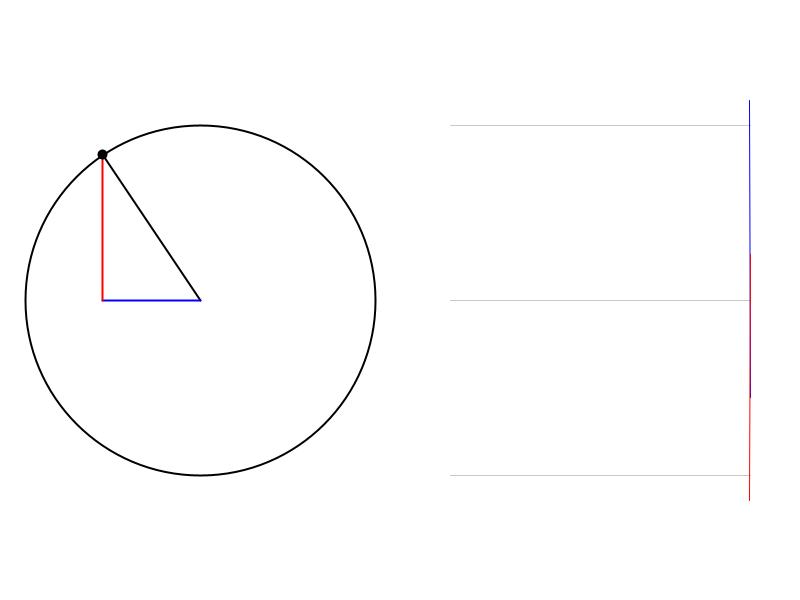
Frame 1 (no input)
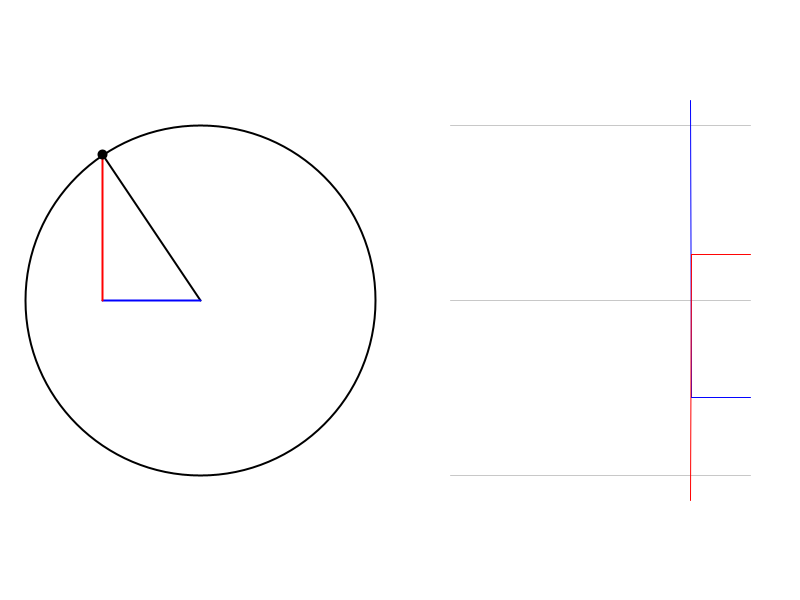
Frame 60 (the mouse pressed at the canvas centre just before this capture)
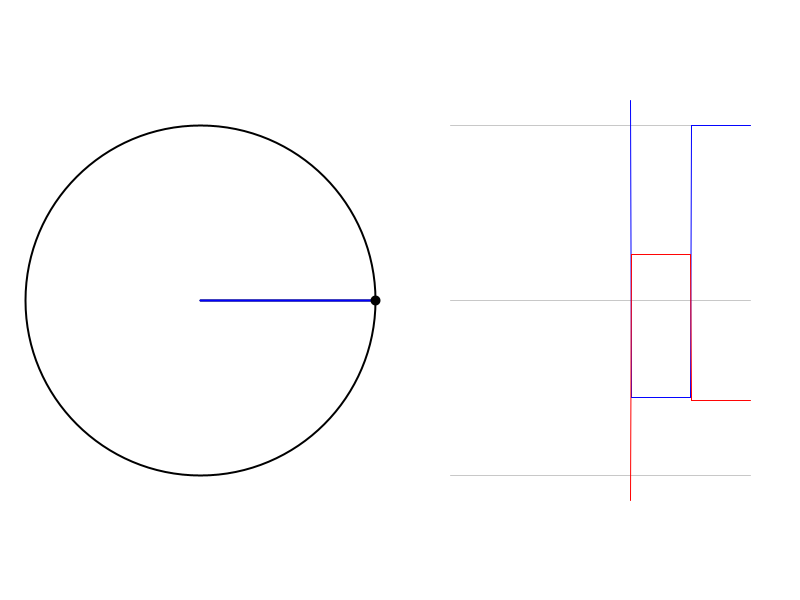
Frame 120 (the mouse held since frame 60 and released just before this capture)

The Processing sketch that drew these frames (run headless with seeded random() and noise(); from frame 60 on, the mouse is pressed at the canvas centre):

// Processing sketch: processing_76042
// ── processing_76042.pde

final int SCREEN_WIDTH = 800;
final int SCREEN_HEIGHT = 600;
final int CIRCLE_X = SCREEN_WIDTH / 4;
final int CIRCLE_Y = SCREEN_HEIGHT /2;
final int CIRCLE_DIAMETER = 350;
final int CIRCLE_THICKNESS = 2;
final int POINT_SIZE = 10;
final int GRAPH_X = 450;
final int GRAPH_WIDTH = 300;
final color COS_COLOUR = color(0, 0, 255);
final color SIN_COLOUR = color(255, 0, 0);
final int GRAPH_THICKNESS = 1;
final color GRAPH_COLOUR = color(200, 200, 200);
 
float[] sine = new float[GRAPH_WIDTH];
float[] cosine = new float[GRAPH_WIDTH];
float[] graphSin = new float[GRAPH_WIDTH];
float[] graphCos = new float[GRAPH_WIDTH];
int index = 0;
 
int FRAME_RATE = 60;
int speed = 15;
boolean cycled = false;
 
 
void setup() {
  size(800, 600);
  smooth();
  frameRate(FRAME_RATE);
   
  //intialize sin and cos arrays
  for(int i = 0; i < GRAPH_WIDTH; i++) {
    sine[i] = 400;
    cosine[i] = 400;
  }
}
 
void draw() {
  background(255);
  moveHypotenuse();
  drawUnitCircle();
  drawGraph();
  index++;
  if(index == GRAPH_WIDTH) {
    cycled = true;
    index = 0;
  }
}
 
void moveHypotenuse() {
  float distance = dist(mouseX, mouseY, CIRCLE_X, CIRCLE_Y);
  cosine[index] = (mouseX - CIRCLE_X) / distance * CIRCLE_DIAMETER/2 + CIRCLE_X;
  sine[index] = (mouseY - CIRCLE_Y) / distance * CIRCLE_DIAMETER/2 + CIRCLE_Y;
}
 
void drawUnitCircle() {
  //draw circle
  strokeWeight(CIRCLE_THICKNESS);
  stroke(0);
  ellipse(CIRCLE_X, CIRCLE_Y, CIRCLE_DIAMETER, CIRCLE_DIAMETER);
  //draw hypotenuse
  line(CIRCLE_X, CIRCLE_Y, cosine[index], sine[index]);
  //draw cosine line
  stroke(COS_COLOUR);
  line(CIRCLE_X, CIRCLE_Y, cosine[index], CIRCLE_Y);
  //draw sine line
  stroke(SIN_COLOUR);
  line(cosine[index], CIRCLE_Y, cosine[index], sine[index]);
  //draw point
  strokeWeight(POINT_SIZE);
  stroke(0);
  point(cosine[index], sine[index]);
}
 
void drawGraph() {
  strokeWeight(GRAPH_THICKNESS);
  stroke(GRAPH_COLOUR);
  line(GRAPH_X, CIRCLE_Y-CIRCLE_DIAMETER/2, GRAPH_X+GRAPH_WIDTH, CIRCLE_Y-CIRCLE_DIAMETER/2);
  line(GRAPH_X, CIRCLE_Y, GRAPH_X+GRAPH_WIDTH, CIRCLE_Y);
  line(GRAPH_X, CIRCLE_Y+CIRCLE_DIAMETER/2, GRAPH_X+GRAPH_WIDTH, CIRCLE_Y+CIRCLE_DIAMETER/2);
   
  //set values for graph array
  for(int i = 0; i < GRAPH_WIDTH; i++) {
    graphCos[i] = cosine[(index + i + 1) % GRAPH_WIDTH];
    graphSin[i] = sine[(index + i + 1) % GRAPH_WIDTH];
  }
  //draw graph
  for(int i = 1; i < GRAPH_WIDTH; i++) {
    if(cycled) {
      stroke(COS_COLOUR);
      line(GRAPH_X+i+1, CIRCLE_Y-graphCos[i]+CIRCLE_X, GRAPH_X+i, CIRCLE_Y-graphCos[i-1]+CIRCLE_X);
      stroke(SIN_COLOUR);
      line(GRAPH_X+i+1, CIRCLE_Y+graphSin[i]-CIRCLE_X, GRAPH_X+i, CIRCLE_Y+graphSin[i-1]-CIRCLE_X);
    }
    else {     
      if(graphCos[i] != 400) {
      stroke(COS_COLOUR);
      line(GRAPH_X+i+1, CIRCLE_Y-graphCos[i]+CIRCLE_X, GRAPH_X+i, CIRCLE_Y-graphCos[i-1]+CIRCLE_X);
      stroke(SIN_COLOUR);
      line(GRAPH_X+i+1, CIRCLE_Y+graphSin[i]-CIRCLE_X, GRAPH_X+i, CIRCLE_Y+graphSin[i-1]-CIRCLE_X);
      }
    }
  }
}
